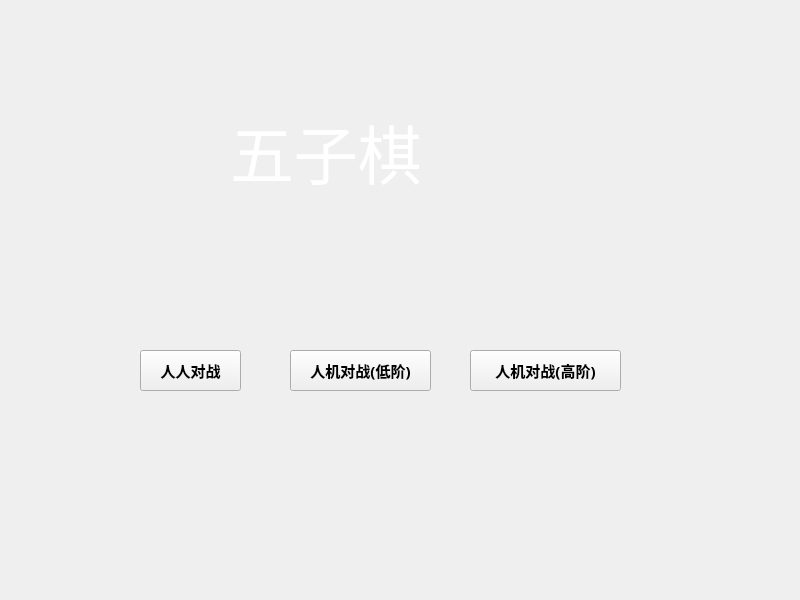
<?xml version="1.0" encoding="UTF-8"?>
<ui version="4.0">
 <class>Widget</class>
 <widget class="QWidget" name="Widget">
  <property name="geometry">
   <rect>
    <x>0</x>
    <y>0</y>
    <width>800</width>
    <height>600</height>
   </rect>
  </property>
  <property name="windowTitle">
   <string>Widget</string>
  </property>
  <widget class="QLabel" name="label">
   <property name="geometry">
    <rect>
     <x>230</x>
     <y>80</y>
     <width>371</width>
     <height>141</height>
    </rect>
   </property>
   <property name="font">
    <font>
     <family>默陌老屋手迹</family>
     <pointsize>48</pointsize>
     <weight>50</weight>
     <bold>false</bold>
    </font>
   </property>
   <property name="styleSheet">
    <string notr="true">color: rgb(255, 255, 255);</string>
   </property>
   <property name="text">
    <string>五子棋</string>
   </property>
  </widget>
  <widget class="QPushButton" name="btn_player">
   <property name="geometry">
    <rect>
     <x>140</x>
     <y>350</y>
     <width>101</width>
     <height>41</height>
    </rect>
   </property>
   <property name="font">
    <font>
     <family>微软雅黑</family>
     <pointsize>11</pointsize>
     <weight>75</weight>
     <bold>true</bold>
    </font>
   </property>
   <property name="text">
    <string>人人对战</string>
   </property>
  </widget>
  <widget class="QPushButton" name="btn_aid">
   <property name="geometry">
    <rect>
     <x>470</x>
     <y>350</y>
     <width>151</width>
     <height>41</height>
    </rect>
   </property>
   <property name="font">
    <font>
     <family>微软雅黑</family>
     <pointsize>11</pointsize>
     <weight>75</weight>
     <bold>true</bold>
    </font>
   </property>
   <property name="text">
    <string>人机对战(高阶)</string>
   </property>
  </widget>
  <widget class="QPushButton" name="btn_aie">
   <property name="geometry">
    <rect>
     <x>290</x>
     <y>350</y>
     <width>141</width>
     <height>41</height>
    </rect>
   </property>
   <property name="font">
    <font>
     <family>微软雅黑</family>
     <pointsize>11</pointsize>
     <weight>75</weight>
     <bold>true</bold>
    </font>
   </property>
   <property name="text">
    <string>人机对战(低阶)</string>
   </property>
  </widget>
 </widget>
 <resources/>
 <connections/>
</ui>
